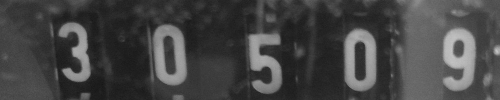
#> input picture images/digits.png, 500 x 100 px
$ python morphology.py
#> lines starting #> are read from the running program, lines starting #| are printed output that depends on the picture; after the words box and inside, x2 and y2 are one past the last pixel; in counts of white or black regions, pixels touching at a corner belong together
#> further down, raw is the input picture: shape (100, 500, 3); min 22, max 195, mean 68.8
#!/usr/bin/env python

"""
Code for image morphology operations.
"""

import cv2
import matplotlib.pyplot as plt
import numpy as np

def morphology(gray):
    kernels = [("rect 5x5", cv2.getStructuringElement(cv2.MORPH_RECT,(5,5))),
                ("ellipse 5x5", cv2.getStructuringElement(cv2.MORPH_ELLIPSE,(5,5))),
                ("ellipse 3x11", cv2.getStructuringElement(cv2.MORPH_ELLIPSE,(3,11))),
                ("ellipse 11x5", cv2.getStructuringElement(cv2.MORPH_ELLIPSE,(11,5))),
                ("cross 11x5", cv2.getStructuringElement(cv2.MORPH_CROSS,(11,5)))]

    ret_val, gray = cv2.threshold(gray, int(np.mean(gray)+np.std(gray)), 255, cv2.THRESH_BINARY)
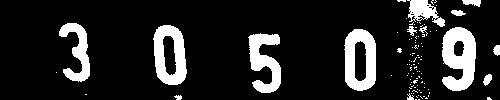
#> gray: shape (100, 500); 14.6% white; 102 white regions (88 under 20 px), largest, box (x1, y1, x2, y2) and area: (442, 27, 476, 91) 1536, (344, 29, 376, 91) 1321, (153, 25, 187, 85) 1271
#> ret_val = 105

    for kname, kernel in kernels:
        plt.figure()
        add_image(321, gray, 'Input')

        eroded = cv2.erode(gray, kernel=kernel)
        add_image(323, eroded, 'Eroded ' + kname)

        dilated = cv2.dilate(gray, kernel=kernel)
        add_image(324, dilated, 'Dilated ' + kname)

        opened = cv2.morphologyEx(gray, cv2.MORPH_OPEN, kernel)
        add_image(325, opened, 'Opened ' + kname)

        closed = cv2.morphologyEx(gray, cv2.MORPH_CLOSE, kernel)
        add_image(326, closed, 'Closed ' + kname)

        plt.show(block=False)
#> this loop made 5 passes
#> pass 1, in morphology, `dilated = cv2.dilate(gray, kernel=kernel)`:
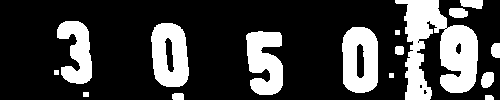
#> dilated: shape (100, 500); 24.7% white; 16 white regions, largest, box (x1, y1, x2, y2) and area: (395, 0, 478, 100) 4522, (342, 27, 378, 93) 1905, (151, 23, 189, 87) 1856
#> pass 1, in morphology, `plt.show(block=False)`:
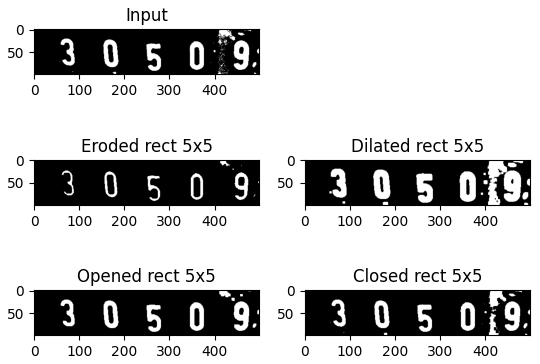
#> figure drawn by matplotlib, 5 panels
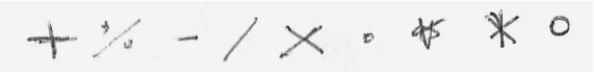
#> input picture images/symbols.png, 594 x 72 px
#> further down, symbols is the input picture: shape (72, 594, 3); mean B, G, R 237.5, 237.4, 237.5


def add_image(pos, img, title):
    plt.subplot(pos)
    plt.imshow(matplotlib_image(img))
    plt.title(title)


def custom_kernels(gray):
    """Morphological operations with custom kernels."""

    fat_backstroke = np.array([[1, 1, 1, 0, 0, 0, 0, 0, 0],
                               [0, 1, 1, 1, 0, 0, 0, 0, 0],
                               [0, 0, 1, 1, 1, 0, 0, 0, 0],
                               [0, 0, 0, 1, 1, 1, 0, 0, 0],
                               [0, 0, 0, 0, 1, 1, 1, 0, 0],
                               [0, 0, 0, 0, 0, 1, 1, 1, 0],
                               [0, 0, 0, 0, 0, 0, 1, 1, 1]], np.uint8)

    fat_intersection = np.array([[1, 1, 1, 0, 0, 0, 1, 1, 1],
                                 [0, 1, 1, 1, 0, 1, 1, 1, 0],
                                 [0, 0, 1, 1, 1, 1, 1, 0, 0],
                                 [0, 0, 0, 1, 1, 1, 0, 0, 0],
                                 [0, 0, 1, 1, 1, 1, 1, 0, 0],
                                 [0, 1, 1, 1, 0, 1, 1, 1, 0],
                                 [1, 1, 1, 0, 0, 0, 1, 1, 1]], np.uint8)

    plt.figure()
    add_image(421, gray, 'Input')

    add_image(423, 255*fat_backstroke, 'Fat Backstroke kernel')
    add_image(424, 255*fat_intersection, 'Fat Intersection kernel')

    eroded = cv2.erode(gray, kernel=fat_backstroke)
    add_image(425, eroded, 'Backstroke eroded')
    eroded = cv2.erode(gray, kernel=fat_intersection)
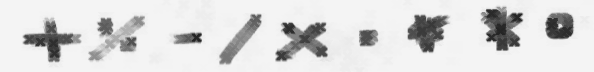
#> eroded: shape (72, 594); min 36, max 244, mean 218
    add_image(426, eroded, 'Intersection eroded')

    dilated = cv2.dilate(gray, kernel=fat_backstroke)
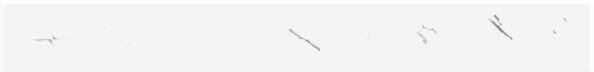
#> dilated: shape (72, 594); min 124, max 254, mean 244.1
    add_image(427, dilated, 'Backstroke dilated')
    dilated = cv2.dilate(gray, kernel=fat_intersection)
    add_image(428, dilated, 'Intersection dilated')

    plt.show()
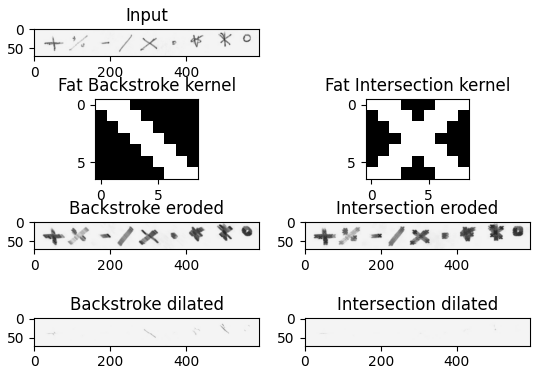
#> figure drawn by matplotlib, 7 panels


def matplotlib_image(image):
    """Convert an image to the colour RGB format used by matplotlib."""
    if image.ndim == 2:
        rgb = cv2.cvtColor(image, cv2.COLOR_GRAY2RGB)
    else:
        rgb = cv2.cvtColor(image, cv2.COLOR_BGR2RGB)
    return rgb


if  __name__ == '__main__':
    raw = cv2.imread('../images/digits.png')
    gray = cv2.cvtColor(raw, cv2.COLOR_BGR2GRAY)
    plt.close('all')
    morphology(gray)

    symbols = cv2.imread('../images/symbols.png')
    gray = cv2.cvtColor(symbols, cv2.COLOR_BGR2GRAY)
    custom_kernels(gray)
